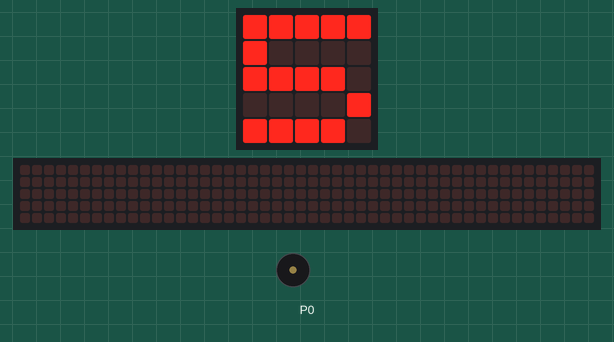
The program below on a simulated BBC micro:bit (MakeCode). Shown: the board's 5×5 LED display, a strip that is not on the board, showing the scrolling text unrolled, buzzer (waves = sounding). The 48×5 strip is a reading aid, not a part: it shows the text the display is scrolling, unrolled, one strip-width of it at a time. At 9.5 s the program stops and its outputs stay as they are.

Above: at 0.6 s.
At 3.8 s:
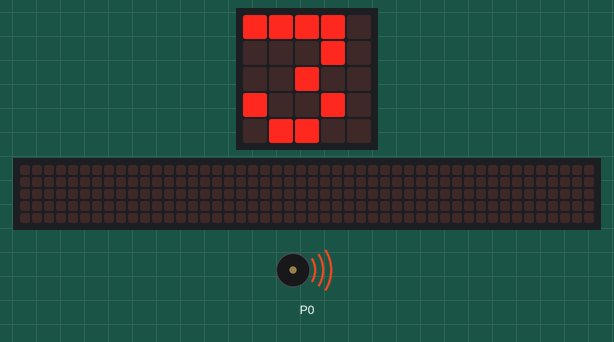
At 6.8 s:
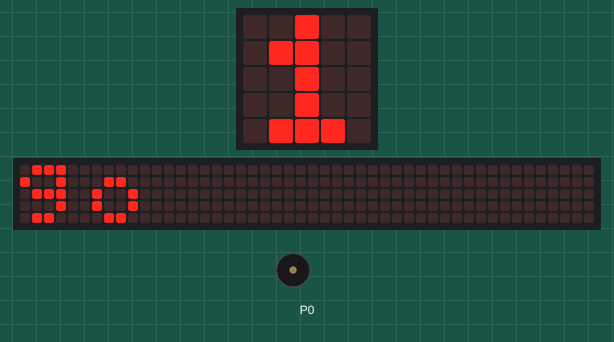
At 9.1 s:
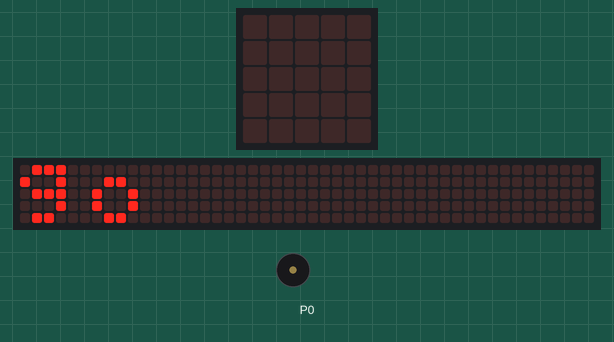
Timing chart, 0 to 10.6 s (numbered marks = the images above):
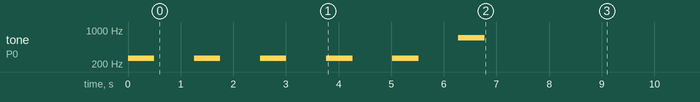

Measured:
- what the display in image 0 shows lasts 1.3 s, from 0.5 s to 1.8 s

The program:

main.ts
```typescript
for (let índice = 0; índice <= 4; índice++) {
    music.play(music.tonePlayable(262, music.beat(BeatFraction.Whole)), music.PlaybackMode.UntilDone)
    basic.showNumber(5 - índice)
}
music.play(music.tonePlayable(698, music.beat(BeatFraction.Whole)), music.PlaybackMode.UntilDone)
basic.showString("go")
```

test.ts
```typescript
// testes vão aqui; isto não será compilado quando este pacote for usado como uma extensão.
```
